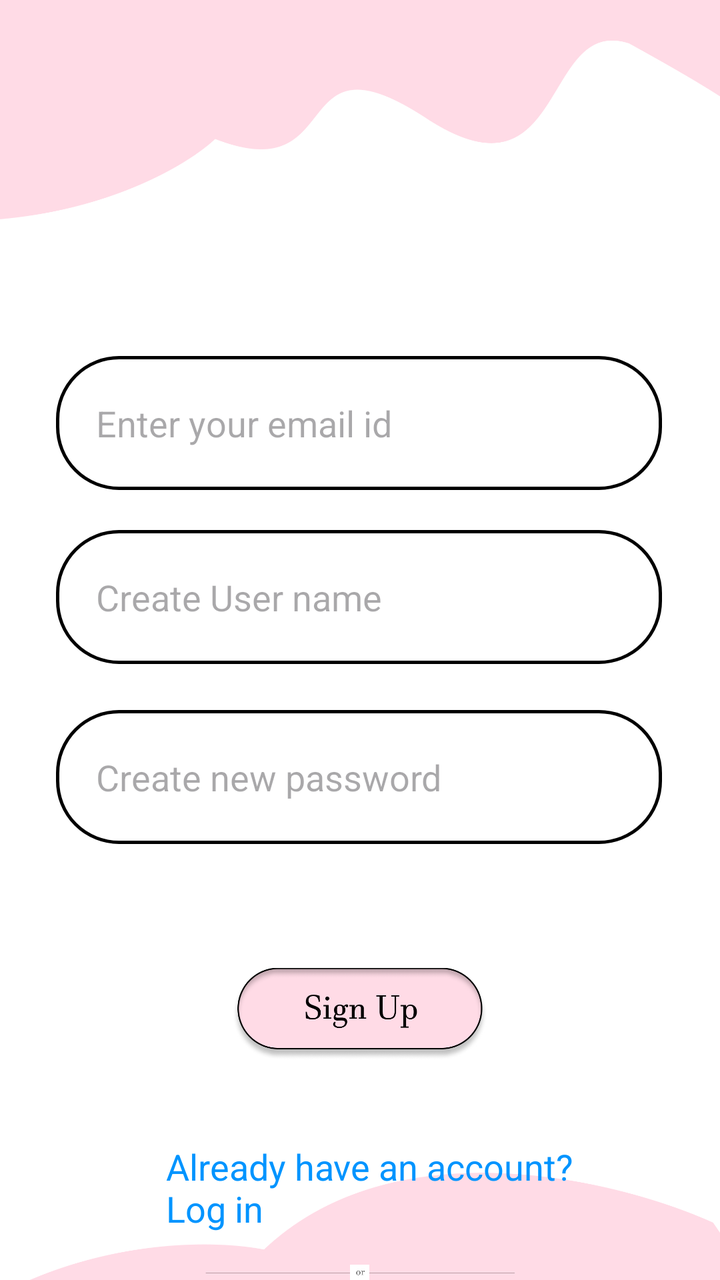
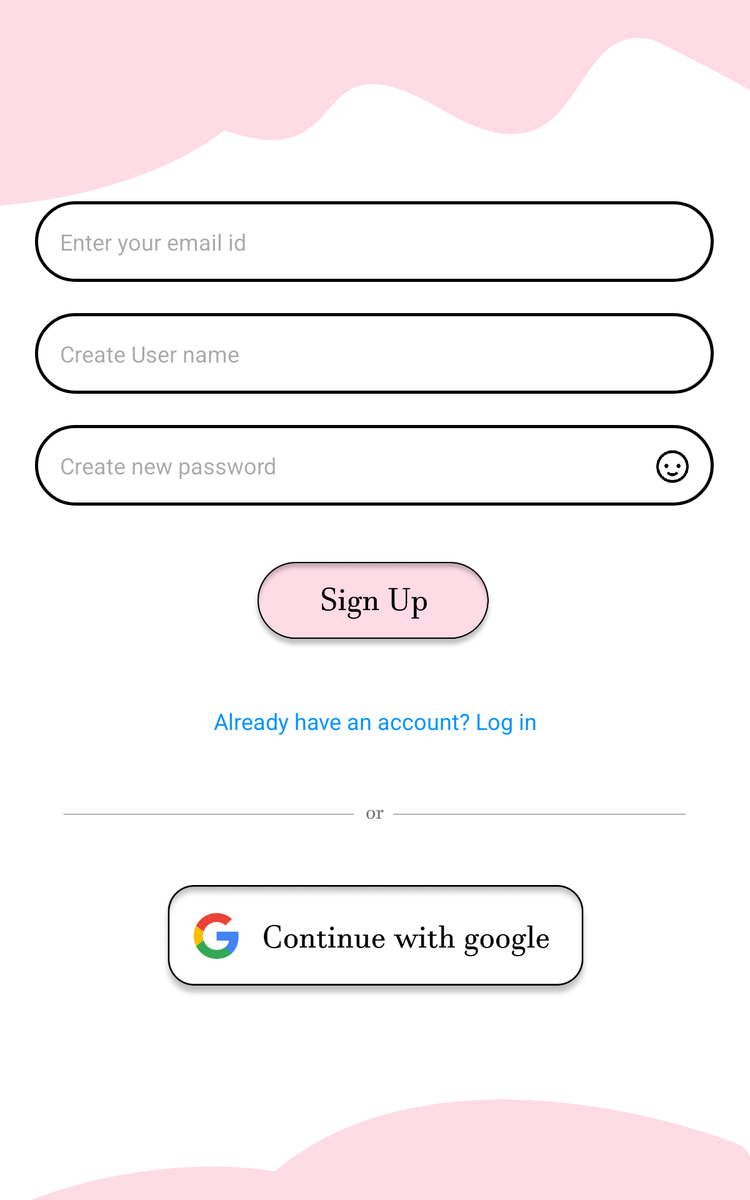

One screen, two layout resources from the same app: the default and the repository's alternative for another configuration. Each is rendered where Android would select it; the XML of both is given below.
<!-- AndroidManifest.xml: application theme Theme.Ryca -->
<!-- res/layout/activity_registration.xml -->
<?xml version="1.0" encoding="utf-8"?>
<RelativeLayout xmlns:android="http://schemas.android.com/apk/res/android"
    xmlns:app="http://schemas.android.com/apk/res-auto"
    xmlns:tools="http://schemas.android.com/tools"
    android:layout_width="match_parent"
    android:layout_height="match_parent"
    android:background="@drawable/loginbc"
    tools:context=".LoginActivity">


    <EditText
        android:id="@+id/enteremailid"
        android:layout_width="354dp"
        android:layout_height="67dp"
        android:layout_alignParentStart="true"
        android:layout_alignParentTop="true"
        android:layout_alignParentEnd="true"
        android:layout_marginStart="28dp"
        android:layout_marginTop="178dp"
        android:layout_marginEnd="29dp"
        android:background="@drawable/textview_background"
        android:ems="10"

        android:hint="Enter your email id"
        android:inputType="textEmailAddress"
        android:padding="20dp" />


    <EditText
        android:id="@+id/enterpassword"
        android:layout_width="354dp"
        android:layout_height="67dp"
        android:layout_below="@+id/enterusername"
        android:layout_alignParentStart="true"
        android:layout_alignParentTop="true"
        android:layout_alignParentEnd="true"
        android:layout_marginStart="28dp"
        android:layout_marginTop="355dp"
        android:layout_marginEnd="29dp"
        android:background="@drawable/textview_background"
        android:ems="10"
        android:hint="Create new password"
        android:inputType="textPassword"
        android:paddingLeft="20dp"
        android:paddingRight="80dp"

        />

    <ImageView
        android:id="@+id/showpassw"
        android:layout_width="36dp"
        android:layout_height="35dp"
        android:layout_alignStart="@+id/enterpassword"
        android:layout_alignTop="@+id/enterpassword"
        android:layout_alignEnd="@+id/enterpassword"
        android:layout_marginStart="303dp"
        android:layout_marginTop="17dp"
        android:layout_marginEnd="15dp"
        app:srcCompat="@drawable/showpsw" />

    <EditText
        android:id="@+id/enterusername"
        android:layout_width="354dp"
        android:layout_height="67dp"
        android:layout_below="@+id/enteremailid"
        android:layout_alignParentStart="true"
        android:layout_alignParentTop="true"
        android:layout_alignParentEnd="true"
        android:layout_marginStart="28dp"
        android:layout_marginTop="265dp"
        android:layout_marginEnd="29dp"
        android:background="@drawable/textview_background"
        android:ems="10"
        android:hint="Create User name"
        android:inputType="text"
        android:padding="20dp" />

    <ImageView
        android:id="@+id/signupbtn"
        android:layout_width="178dp"
        android:layout_height="82dp"
        android:layout_below="@+id/enterpassword"
        android:layout_alignParentStart="true"
        android:layout_alignParentTop="true"
        android:layout_alignParentEnd="true"
        android:layout_marginStart="116dp"
        android:layout_marginTop="466dp"
        android:layout_marginEnd="114dp"
        app:srcCompat="@drawable/signup" />

    <ImageView
        android:id="@+id/imageView4"
        android:layout_width="wrap_content"
        android:layout_height="29dp"
        android:layout_below="@+id/loginpgbtn"
        android:layout_alignParentStart="true"
        android:layout_alignParentTop="true"
        android:layout_alignParentEnd="true"
        android:layout_marginStart="0dp"
        android:layout_marginTop="631dp"
        android:layout_marginEnd="0dp"
        app:srcCompat="@drawable/orline" />

    <TextView
        android:id="@+id/loginpgbtn"
        android:layout_width="266dp"
        android:layout_height="wrap_content"
        android:layout_below="@+id/signupbtn"
        android:layout_alignRight="@+id/textView2"
        android:layout_alignParentStart="true"
        android:layout_alignParentTop="true"
        android:layout_alignParentEnd="true"
        android:layout_marginStart="83dp"
        android:layout_marginTop="571dp"
        android:layout_marginEnd="62dp"
        android:layout_marginRight="-47dp"
        android:text="Already have an account? Log in"
        android:textColor="#0094FF"
        android:textSize="18dp" />

    <ImageView
        android:id="@+id/creatacntbtn"
        android:layout_width="239dp"
        android:layout_height="91dp"
        android:layout_below="@+id/imageView4"
        android:layout_alignParentStart="true"
        android:layout_alignParentTop="true"
        android:layout_alignParentEnd="true"
        android:layout_marginStart="97dp"
        android:layout_marginTop="701dp"
        android:layout_marginEnd="96dp"
        app:srcCompat="@drawable/continuewitgl" />




</RelativeLayout>
<!-- resources referenced by this layout -->
<resources>
  <!-- drawable continuewitgl: png bitmap (drawable, 46755 bytes) -->
  <!-- drawable loginbc: png bitmap (drawable, 45493 bytes) -->
  <!-- drawable orline: png bitmap (drawable, 1936 bytes) -->
  <!-- drawable showpsw: png bitmap (drawable, 3788 bytes) -->
  <!-- drawable signup: png bitmap (drawable, 46073 bytes) -->
  <!-- drawable textview_background (drawable) -->
  <?xml version="1.0" encoding="utf-8"?>
  <layer-list xmlns:android="http://schemas.android.com/apk/res/android">
      <item>
          <shape
              android:shape="rectangle">
              <solid android:color="#FFF" />
              <corners android:radius="92px" />
              <stroke
                  android:width="5px"
                  android:color="#000" />
          </shape>
      </item>
  </layer-list>
  <style name="Theme.Ryca" parent="Base.Theme.Ryca" />
  <style name="Base.Theme.Ryca" parent="Theme.Material3.DayNight.NoActionBar">
          
          
          <item name="android:statusBarColor">#FFFFFF</item>
          <item name="android:windowLightStatusBar">true</item>
  
      </style>
</resources>
<!-- res/layout-large/activity_registration.xml (the repository's variant of the layout above) -->
<!-- drawn on a 7-inch tablet held upright -->
<?xml version="1.0" encoding="utf-8"?>
<RelativeLayout xmlns:android="http://schemas.android.com/apk/res/android"
    xmlns:app="http://schemas.android.com/apk/res-auto"
    xmlns:tools="http://schemas.android.com/tools"
    android:layout_width="match_parent"
    android:layout_height="match_parent"
    android:background="@drawable/loginbc"
    tools:context=".LoginActivity">


    <RelativeLayout
        android:id="@+id/containerRelative"
        android:layout_width="match_parent"
        android:layout_height="wrap_content"
        android:orientation="vertical"
        android:layout_centerVertical="true"
        >

        <EditText
            android:id="@+id/enteremailid"
            android:layout_width="match_parent"
            android:layout_height="wrap_content"
            android:layout_alignParentStart="true"
            android:layout_alignParentTop="true"
            android:layout_alignParentEnd="true"
            android:layout_marginStart="28dp"
            android:layout_marginEnd="29dp"
            android:background="@drawable/textview_background"
            android:ems="10"

            android:hint="Enter your email id"
            android:inputType="textEmailAddress"
            android:padding="20dp" />


        <RelativeLayout
            android:id="@+id/passwordRelativeRegister"
            android:layout_width="wrap_content"
            android:layout_height="wrap_content"
            android:layout_below="@id/enterusername"
            android:layout_marginTop="25dp">

            <EditText
                android:id="@+id/enterpassword"
                android:layout_width="match_parent"
                android:layout_height="wrap_content"
                android:layout_alignParentStart="true"
                android:layout_alignParentTop="true"
                android:layout_alignParentEnd="true"
                android:layout_marginStart="28dp"
                android:layout_marginEnd="29dp"
                android:background="@drawable/textview_background"
                android:ems="10"
                android:hint="Create new password"
                android:inputType="textPassword"

                android:paddingLeft="20dp"
                android:paddingRight="80dp"
                android:padding="20dp"/>

            <ImageView
                android:id="@+id/showpassw"
                android:layout_width="36dp"
                android:layout_height="35dp"
                android:layout_alignTop="@+id/enterpassword"
                android:layout_alignEnd="@+id/enterpassword"
                android:layout_alignBottom="@+id/enterpassword"
                android:layout_marginTop="17dp"
                android:layout_marginEnd="15dp"
                android:layout_marginBottom="15dp"
                app:srcCompat="@drawable/showpsw" />

        </RelativeLayout>


        <EditText
            android:id="@+id/enterusername"
            android:layout_width="match_parent"
            android:layout_height="wrap_content"
            android:layout_below="@+id/enteremailid"
            android:layout_alignParentStart="true"
            android:layout_alignParentEnd="true"
            android:layout_marginStart="28dp"
            android:layout_marginTop="25dp"
            android:layout_marginEnd="29dp"
            android:background="@drawable/textview_background"
            android:ems="10"
            android:hint="Create User name"
            android:inputType="text"
            android:padding="20dp" />

        <ImageView
            android:id="@+id/signupbtn"
            android:layout_width="match_parent"
            android:layout_height="70dp"
            android:layout_below="@+id/passwordRelativeRegister"
            android:layout_alignParentStart="true"
            android:layout_alignParentEnd="true"
            android:layout_marginStart="111dp"
            android:layout_marginTop="45dp"
            android:layout_marginEnd="111dp"
            app:srcCompat="@drawable/signup" />

        <ImageView
            android:id="@+id/imageView4"
            android:layout_width="wrap_content"
            android:layout_height="29dp"
            android:layout_below="@+id/loginpgbtn"
            android:layout_alignParentStart="true"
            android:layout_alignParentEnd="true"
            android:layout_marginStart="-1dp"
            android:layout_marginTop="45dp"
            android:layout_marginEnd="1dp"
            app:srcCompat="@drawable/orline" />

        <TextView
            android:id="@+id/loginpgbtn"
            android:layout_width="match_parent"
            android:layout_height="wrap_content"
            android:layout_below="@+id/signupbtn"
            android:layout_alignParentStart="true"
            android:layout_alignParentEnd="true"
            android:layout_marginStart="10dp"
            android:layout_marginTop="45dp"
            android:layout_marginEnd="10dp"
            android:layout_marginRight="0dp"
            android:text="Already have an account? Log in"
            android:textColor="#0094FF"
            android:textSize="18dp"
            android:textAlignment="center"/>

        <ImageView
            android:id="@+id/creatacntbtn"
            android:layout_width="wrap_content"
            android:layout_height="91dp"
            android:layout_alignParentStart="true"
            android:layout_alignParentEnd="true"
            android:layout_marginStart="97dp"
            android:layout_marginEnd="96dp"
            android:layout_marginTop="45dp"
            app:srcCompat="@drawable/continuewitgl"
            android:layout_below="@id/imageView4"/>


    </RelativeLayout>



</RelativeLayout>
